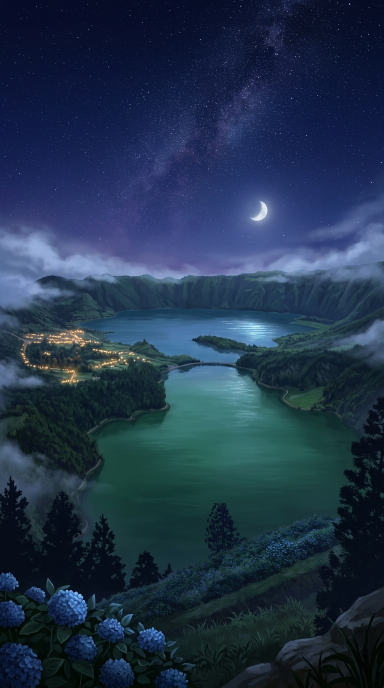
#> input picture assets/scenes/acores.png, 768 x 1376 px, given in place of porto.png, which was not available (shown at 1/2 size)
$ python process.py
#> lines starting #> are read from the running program, lines starting #| are printed output that depends on the picture; after the words box and inside, x2 and y2 are one past the last pixel; in counts of white or black regions, pixels touching at a corner belong together; pictures that were not available may be replaced by others from this repository, and a replacement may not be noted
#> in main, src is the input picture: PIL image 768x1376 RGB; mean R, G, B 33, 51.9, 75.3
#!/usr/bin/env python3
"""Turns the scene artworks (assets/scenes/<name>.png, 768x1376) into what the game loads:
  assets/scenes/web/<id>.webp    1080x1935 picture, centre slightly calmer so the pieces read well
  assets/scenes/thumb/<id>.webp  240x430 preview for the shop
  assets/scenes/web/<id>.json    where the ambient animations go (fractions of the picture):
    moon [x, y, radius]   sky [y0, y1] twinkling stars   clouds [y0, y1] drifting cloud / fog band
    water [y0, y1] (+ waterX [x0, x1]) shimmer   glows [[x, y, r]] pulsing lamps   windows [[x, y]]
    bubbles  tint colours as 0xRRGGBB numbers
Usage: python3 tools/scenes/process.py [id ...]   (windows are found automatically from warm lit pixels)
"""
import json, random, sys
from pathlib import Path
import numpy as np
from PIL import Image, ImageEnhance, ImageFilter

ROOT = Path(__file__).resolve().parents[2] / 'assets' / 'scenes'
W, H = 1080, 1935

# id -> (source file, animation settings, region (y0, y1) where lit windows are searched or None)
SCENES = {
    'porto': ('porto', dict(sky=[0.02, 0.3], water=[0.46, 0.72]), (0.25, 0.5)),
    'sintra': ('sintra', dict(moon=[0.26, 0.13, 0.035], sky=[0.02, 0.28], clouds=[0.42, 0.6]), (0.25, 0.48)),
    'algarve': ('algarve', dict(sky=[0.02, 0.22], water=[0.32, 0.6], shimmer=0xffc78a, glows=[[0.55, 0.462, 0.03]]), None),
    'coimbra': ('coimbra', dict(moon=[0.22, 0.10, 0.03], sky=[0.02, 0.18], water=[0.6, 0.82]), (0.2, 0.55)),
    'obidos': ('obidos', dict(sky=[0.02, 0.25], glows=[[0.267, 0.37, 0.05], [0.267, 0.527, 0.035], [0.53, 0.45, 0.03]]), (0.3, 0.7)),
    'evora': ('evora', dict(sky=[0.02, 0.3]), None),
    'madeira': ('madeira', dict(moon=[0.25, 0.12, 0.03], sky=[0.02, 0.2], clouds=[0.22, 0.38], water=[0.84, 0.98]), (0.4, 0.82)),
    'acores': ('acores', dict(moon=[0.68, 0.30, 0.03], sky=[0.02, 0.26], clouds=[0.28, 0.38], water=[0.43, 0.72], shimmer=0xbfe3ff), (0.3, 0.55)),
    'ocean': ('ocean', dict(bubbles=True, moon=[0.5, 0.03, 0.12], moonTint=0xcfe8ff), None),
    'beach': ('beach', dict(moon=[0.32, 0.13, 0.03], sky=[0.02, 0.28], water=[0.47, 0.62], shimmer=0xffb08a, glows=[[0.67, 0.59, 0.035]]), None),
    'alfama': ('lisbon', dict(moon=[0.77, 0.125, 0.04], sky=[0.02, 0.28], water=[0.2, 0.3], waterX=[0.45, 1],
                              glows=[[0.06, 0.80, 0.05], [0.96, 0.82, 0.05]]), (0.3, 0.8)),
}


def calm_centre(im):
    """A little darker and less saturated in the middle, where the pieces pile up."""
    a = np.asarray(im).astype(np.float32) / 255
    y = np.linspace(0, 1, a.shape[0])[:, None]
    bump = np.exp(-((y - 0.58) / 0.26) ** 2)                      # 1 around 58% of the height
    top = np.clip(1 - y / 0.2, 0, 1) * 0.12                       # the score panel sits on the top fifth
    lum = a.mean(axis=2, keepdims=True)
    a = a + (lum - a) * (0.14 * bump)[..., None]                  # desaturate up to 14%
    a = a * (1 - 0.13 * bump - top)[..., None]                    # darken up to 13%
    return Image.fromarray((np.clip(a, 0, 1) * 255).astype(np.uint8))


def find_windows(src, region, rng):
#> called with region = (0.25, 0.5)
    if not region:
        return []
    a = np.asarray(src).astype(int)
    r, g, b = a[..., 0], a[..., 1], a[..., 2]
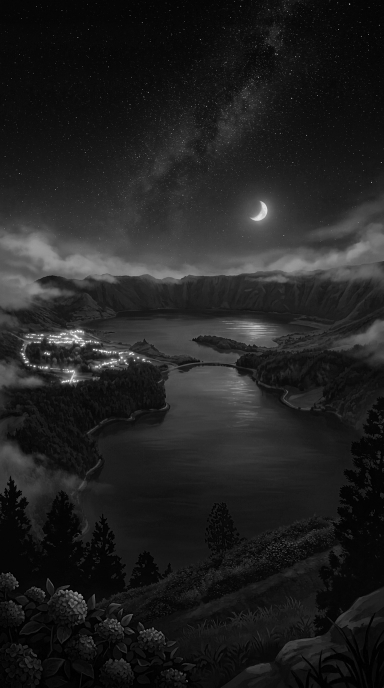
#> r: shape (1376, 768) int64 (shown at 1/2 size); min 0, max 255, mean 33
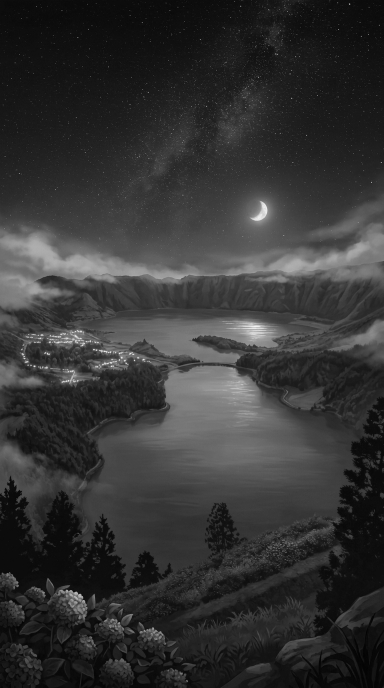
#> g: shape (1376, 768) int64 (shown at 1/2 size); min 0, max 253, mean 51.9
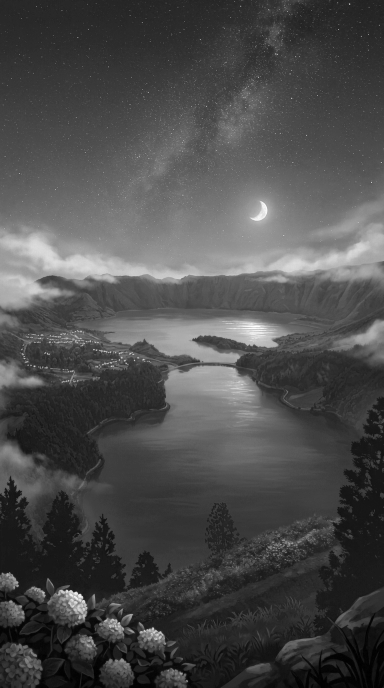
#> b: shape (1376, 768) int64 (shown at 1/2 size); min 0, max 255, mean 75.3
    mask = (r > 200) & (g > 140) & (b < 200) & (r - b > 50)
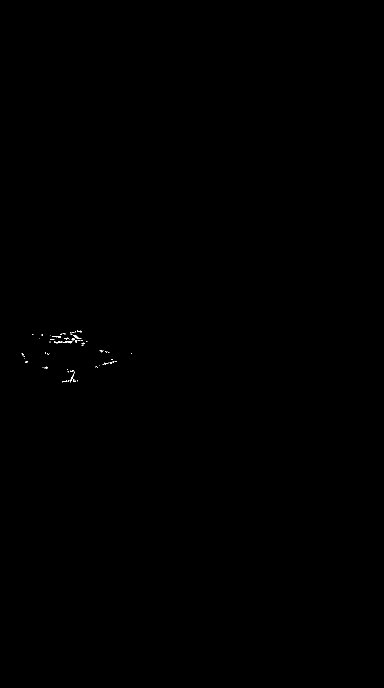
#> mask: shape (1376, 768) bool (shown at 1/2 size); 0.05% white in thin lines or dots, all inside (x1, y1, x2, y2) = (43, 660, 264, 765)
    h, w = mask.shape
#> h = 1376; w = 768
    cell = 8
    pts = []
    for cy in range(int(h * region[0]) // cell, int(h * region[1]) // cell):
        for cx in range(w // cell):
            if mask[cy * cell:(cy + 1) * cell, cx * cell:(cx + 1) * cell].sum() >= 7:
                pts.append((cx * cell + cell / 2, cy * cell + cell / 2))
    rng.shuffle(pts)
    chosen = []
    for p in pts:
        if all((p[0] - q[0]) ** 2 + (p[1] - q[1]) ** 2 > 22 ** 2 for q in chosen):
            chosen.append(p)
        if len(chosen) >= 34:
            break
    return [[round(x / w, 4), round(y / h, 4)] for x, y in chosen]


def main(ids):
    (ROOT / 'web').mkdir(exist_ok=True)
    (ROOT / 'thumb').mkdir(exist_ok=True)
    for sid in ids:
        name, anim, region = SCENES[sid]
        src = Image.open(ROOT / f'{name}.png').convert('RGB')
        anim = dict(anim)
        anim['windows'] = find_windows(src, region, random.Random(sid))
        big = src.resize((W, H), Image.LANCZOS).filter(ImageFilter.UnsharpMask(radius=1.2, percent=40, threshold=2))
        big = calm_centre(big)
#> in calm_centre, `lum = a.mean(axis=2, keepdims=True)`:
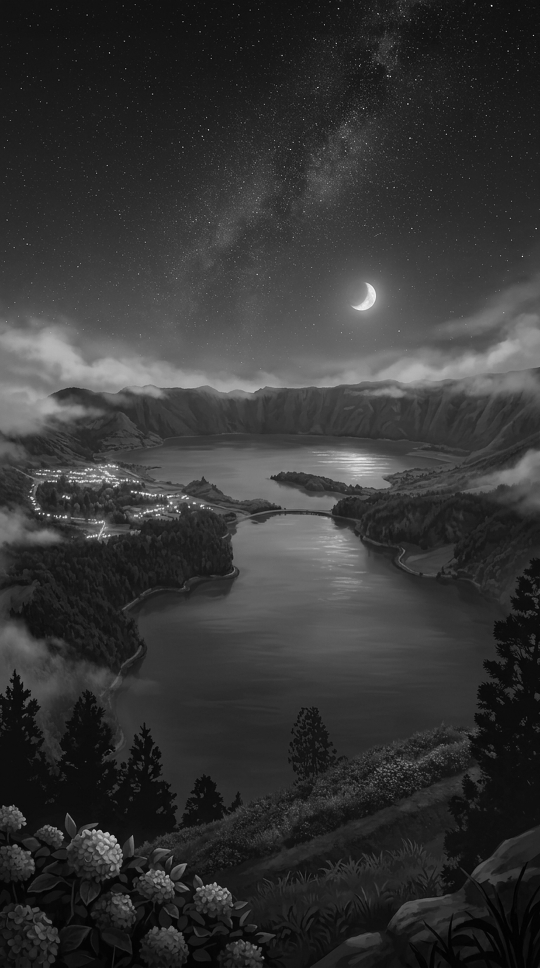
#> lum: shape (1935, 1080, 1) float32 (shown at 1/2 size); min 0, max 1, mean 0.209
#> in calm_centre, `a = a * (1 - 0.13 * bump - top)[..., None]`:
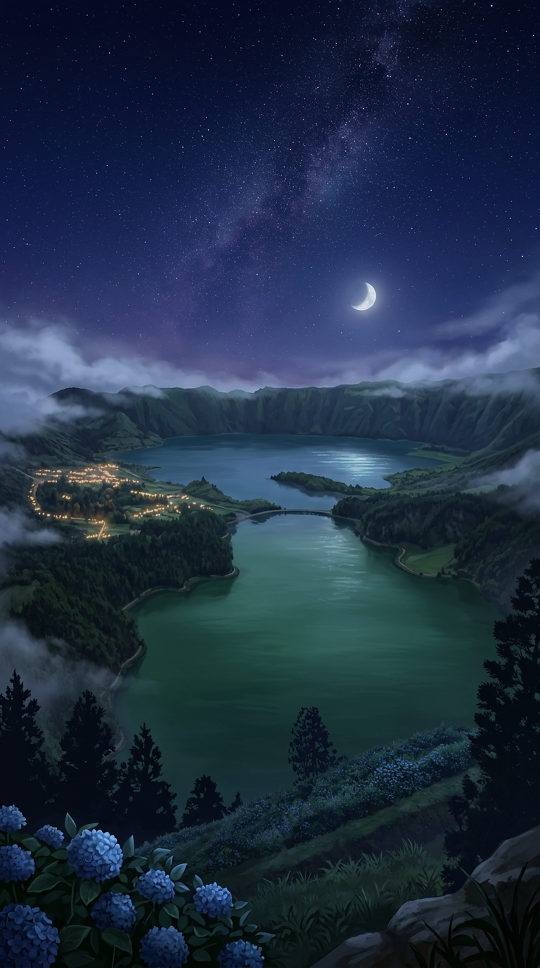
#> a: shape (1935, 1080, 3) float64 (shown at 1/2 size); mean R, G, B 0.124, 0.187, 0.269
        big.save(ROOT / 'web' / f'{sid}.webp', 'WEBP', quality=80, method=6)
        big.resize((240, 430), Image.LANCZOS).save(ROOT / 'thumb' / f'{sid}.webp', 'WEBP', quality=78, method=6)
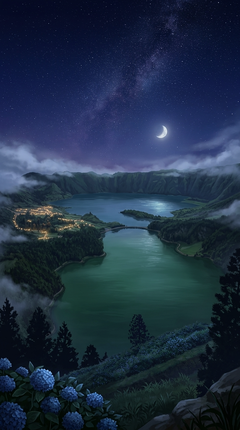
#> saved as porto.webp: PIL image 240x430 RGB; mean R, G, B 31.2, 47.1, 68.2
        (ROOT / 'web' / f'{sid}.json').write_text(json.dumps(anim, separators=(',', ':')))
#> (the run stopped early here; a loop or call above may not have finished)
